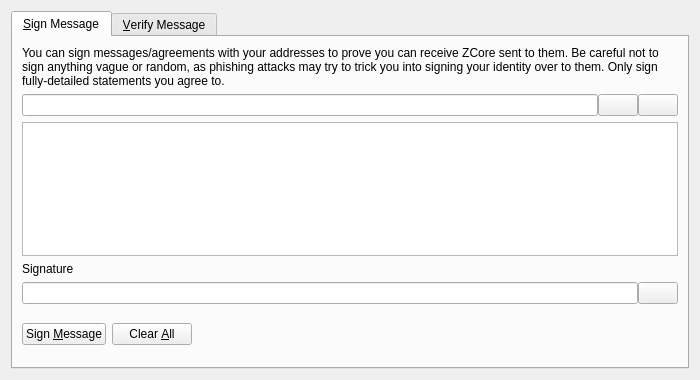
<?xml version="1.0" encoding="UTF-8"?>
<ui version="4.0">
 <class>SignVerifyMessageDialog</class>
 <widget class="QDialog" name="SignVerifyMessageDialog">
  <property name="geometry">
   <rect>
    <x>0</x>
    <y>0</y>
    <width>700</width>
    <height>380</height>
   </rect>
  </property>
  <property name="windowTitle">
   <string>Signatures - Sign / Verify a Message</string>
  </property>
  <property name="modal">
   <bool>true</bool>
  </property>
  <layout class="QVBoxLayout" name="verticalLayout">
   <item>
    <widget class="QTabWidget" name="tabWidget">
     <property name="currentIndex">
      <number>0</number>
     </property>
     <widget class="QWidget" name="tabSignMessage">
      <attribute name="title">
       <string>&amp;Sign Message</string>
      </attribute>
      <layout class="QVBoxLayout" name="verticalLayout_SM">
       <item>
        <widget class="QLabel" name="infoLabel_SM">
         <property name="text">
          <string>You can sign messages/agreements with your addresses to prove you can receive ZCore sent to them. Be careful not to sign anything vague or random, as phishing attacks may try to trick you into signing your identity over to them. Only sign fully-detailed statements you agree to.</string>
         </property>
         <property name="textFormat">
          <enum>Qt::PlainText</enum>
         </property>
         <property name="wordWrap">
          <bool>true</bool>
         </property>
        </widget>
       </item>
       <item>
        <layout class="QHBoxLayout" name="horizontalLayout_1_SM">
         <property name="spacing">
          <number>0</number>
         </property>
         <item>
          <widget class="QValidatedLineEdit" name="addressIn_SM">
           <property name="toolTip">
            <string>The ZCore address to sign the message with</string>
           </property>
          </widget>
         </item>
         <item>
          <widget class="QPushButton" name="addressBookButton_SM">
           <property name="toolTip">
            <string>Choose previously used address</string>
           </property>
           <property name="text">
            <string/>
           </property>
           <property name="shortcut">
            <string>Alt+A</string>
           </property>
           <property name="autoDefault">
            <bool>false</bool>
           </property>
          </widget>
         </item>
         <item>
          <widget class="QPushButton" name="pasteButton_SM">
           <property name="toolTip">
            <string>Paste address from clipboard</string>
           </property>
           <property name="text">
            <string/>
           </property>
           <property name="shortcut">
            <string>Alt+P</string>
           </property>
           <property name="autoDefault">
            <bool>false</bool>
           </property>
          </widget>
         </item>
        </layout>
       </item>
       <item>
        <widget class="QPlainTextEdit" name="messageIn_SM">
         <property name="toolTip">
          <string>Enter the message you want to sign here</string>
         </property>
        </widget>
       </item>
       <item>
        <widget class="QLabel" name="signatureLabel_SM">
         <property name="text">
          <string>Signature</string>
         </property>
         <property name="textFormat">
          <enum>Qt::PlainText</enum>
         </property>
        </widget>
       </item>
       <item>
        <layout class="QHBoxLayout" name="horizontalLayout_2_SM">
         <property name="spacing">
          <number>0</number>
         </property>
         <item>
          <widget class="QLineEdit" name="signatureOut_SM">
           <property name="font">
            <font>
             <italic>true</italic>
            </font>
           </property>
           <property name="readOnly">
            <bool>true</bool>
           </property>
          </widget>
         </item>
         <item>
          <widget class="QPushButton" name="copySignatureButton_SM">
           <property name="toolTip">
            <string>Copy the current signature to the system clipboard</string>
           </property>
           <property name="text">
            <string/>
           </property>
           <property name="autoDefault">
            <bool>false</bool>
           </property>
          </widget>
         </item>
        </layout>
       </item>
       <item>
        <layout class="QHBoxLayout" name="horizontalLayout_3_SM">
         <item>
          <widget class="QPushButton" name="signMessageButton_SM">
           <property name="toolTip">
            <string>Sign the message to prove you own this ZCore address</string>
           </property>
           <property name="text">
            <string>Sign &amp;Message</string>
           </property>
           <property name="autoDefault">
            <bool>false</bool>
           </property>
          </widget>
         </item>
         <item>
          <widget class="QPushButton" name="clearButton_SM">
           <property name="toolTip">
            <string>Reset all sign message fields</string>
           </property>
           <property name="text">
            <string>Clear &amp;All</string>
           </property>
           <property name="autoDefault">
            <bool>false</bool>
           </property>
          </widget>
         </item>
         <item>
          <spacer name="horizontalSpacer_1_SM">
           <property name="orientation">
            <enum>Qt::Horizontal</enum>
           </property>
           <property name="sizeHint" stdset="0">
            <size>
             <width>40</width>
             <height>48</height>
            </size>
           </property>
          </spacer>
         </item>
         <item>
          <widget class="QLabel" name="statusLabel_SM">
           <property name="font">
            <font>
             <weight>75</weight>
             <bold>true</bold>
            </font>
           </property>
           <property name="text">
            <string/>
           </property>
           <property name="wordWrap">
            <bool>true</bool>
           </property>
          </widget>
         </item>
         <item>
          <spacer name="horizontalSpacer_2_SM">
           <property name="orientation">
            <enum>Qt::Horizontal</enum>
           </property>
           <property name="sizeHint" stdset="0">
            <size>
             <width>40</width>
             <height>48</height>
            </size>
           </property>
          </spacer>
         </item>
        </layout>
       </item>
      </layout>
     </widget>
     <widget class="QWidget" name="tabVerifyMessage">
      <attribute name="title">
       <string>&amp;Verify Message</string>
      </attribute>
      <layout class="QVBoxLayout" name="verticalLayout_VM">
       <item>
        <widget class="QLabel" name="infoLabel_VM">
         <property name="text">
          <string>Enter the receiver's address, message (ensure you copy line breaks, spaces, tabs, etc. exactly) and signature below to verify the message. Be careful not to read more into the signature than what is in the signed message itself, to avoid being tricked by a man-in-the-middle attack. Note that this only proves the signing party receives with the address, it cannot prove sendership of any transaction!</string>
         </property>
         <property name="textFormat">
          <enum>Qt::PlainText</enum>
         </property>
         <property name="alignment">
          <set>Qt::AlignLeading|Qt::AlignLeft|Qt::AlignTop</set>
         </property>
         <property name="wordWrap">
          <bool>true</bool>
         </property>
        </widget>
       </item>
       <item>
        <layout class="QHBoxLayout" name="horizontalLayout_1_VM">
         <property name="spacing">
          <number>0</number>
         </property>
         <item>
          <widget class="QValidatedLineEdit" name="addressIn_VM">
           <property name="toolTip">
            <string>The ZCore address the message was signed with</string>
           </property>
          </widget>
         </item>
         <item>
          <widget class="QPushButton" name="addressBookButton_VM">
           <property name="toolTip">
            <string>Choose previously used address</string>
           </property>
           <property name="text">
            <string/>
           </property>
           <property name="shortcut">
            <string>Alt+A</string>
           </property>
           <property name="autoDefault">
            <bool>false</bool>
           </property>
          </widget>
         </item>
        </layout>
       </item>
       <item>
        <widget class="QPlainTextEdit" name="messageIn_VM"/>
       </item>
       <item>
        <widget class="QValidatedLineEdit" name="signatureIn_VM"/>
       </item>
       <item>
        <layout class="QHBoxLayout" name="horizontalLayout_2_VM">
         <item>
          <widget class="QPushButton" name="verifyMessageButton_VM">
           <property name="toolTip">
            <string>Verify the message to ensure it was signed with the specified ZCore address</string>
           </property>
           <property name="text">
            <string>Verify &amp;Message</string>
           </property>
           <property name="autoDefault">
            <bool>false</bool>
           </property>
          </widget>
         </item>
         <item>
          <widget class="QPushButton" name="clearButton_VM">
           <property name="toolTip">
            <string>Reset all verify message fields</string>
           </property>
           <property name="text">
            <string>Clear &amp;All</string>
           </property>
           <property name="autoDefault">
            <bool>false</bool>
           </property>
          </widget>
         </item>
         <item>
          <spacer name="horizontalSpacer_1_VM">
           <property name="orientation">
            <enum>Qt::Horizontal</enum>
           </property>
           <property name="sizeHint" stdset="0">
            <size>
             <width>40</width>
             <height>48</height>
            </size>
           </property>
          </spacer>
         </item>
         <item>
          <widget class="QLabel" name="statusLabel_VM">
           <property name="font">
            <font>
             <weight>75</weight>
             <bold>true</bold>
            </font>
           </property>
           <property name="text">
            <string/>
           </property>
           <property name="wordWrap">
            <bool>true</bool>
           </property>
          </widget>
         </item>
         <item>
          <spacer name="horizontalSpacer_2_VM">
           <property name="orientation">
            <enum>Qt::Horizontal</enum>
           </property>
           <property name="sizeHint" stdset="0">
            <size>
             <width>40</width>
             <height>48</height>
            </size>
           </property>
          </spacer>
         </item>
        </layout>
       </item>
      </layout>
     </widget>
    </widget>
   </item>
  </layout>
 </widget>
 <customwidgets>
  <customwidget>
   <class>QValidatedLineEdit</class>
   <extends>QLineEdit</extends>
   <header>qvalidatedlineedit.h</header>
  </customwidget>
 </customwidgets>
 <resources>
  <include location="../zcore.qrc"/>
 </resources>
 <connections/>
</ui>
